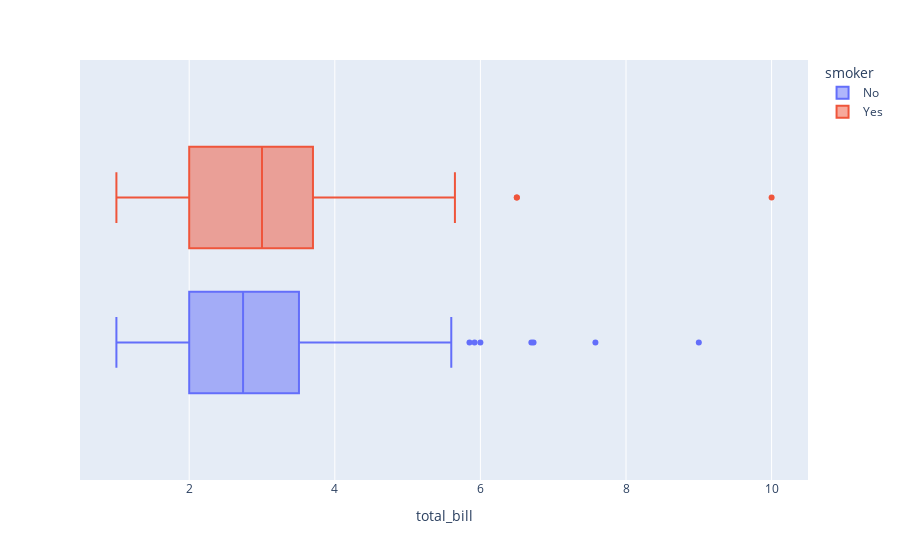

The notebook cell saved with this chart:
### Code cell
px.box(tips,'total_bill',color='smoker')

### Figure 1 — Plotly figure (JSON) as saved in the notebook; plotly's stock layout.template omitted (floating-point values rounded to 4 significant figures; data arrays with more than 128 entries replaced by an {"elided": "..."} marker saying what was removed)
{"data": [{"alignmentgroup": "True", "hovertemplate": "smoker=No<br>total_bill=%{x}<extra></extra>", "legendgroup": "No", "marker": {"color": "#636efa"}, "name": "No", "notched": false, "offsetgroup": "No", "orientation": "h", "showlegend": true, "type": "box", "x": {"elided": "151 float values"}, "x0": " ", "xaxis": "x", "y0": " ", "yaxis": "y"}, {"alignmentgroup": "True", "hovertemplate": "smoker=Yes<br>total_bill=%{x}<extra></extra>", "legendgroup": "Yes", "marker": {"color": "#EF553B"}, "name": "Yes", "notched": false, "offsetgroup": "Yes", "orientation": "h", "showlegend": true, "type": "box", "x": [3, 1.61, 2, 10, 3.16, 5.15, 3.18, 4, 3.11, 2, 2, 4, 3.55, 3.68, 5.65, 2, 3.5, 6.5, 3, 3, 1.5, 1.44, 3.09, 2.2, 3.48, 1.92, 1.58, 2.5, 2, 2.88, 2, 3, 3, 1, 1.17, 2, 2, 1.1, 6.5, 2.5, 2, 3.5, 2, 3.5, 4, 1.5, 4.19, 2.56, 2.02, 4, 2, 5, 2, 4, 2.01, 2, 2.5, 4, 3.23, 3.41, 3, 2.03, 2.23, 2, 5.16, 3.21, 3, 1.76, 2, 1.98, 4.3, 4.73, 4, 1.5, 3, 2.5, 3, 2.5, 3.48, 1.64, 4.06, 4.29, 4, 1, 3, 3.76, 1, 2.09, 3.14, 5, 3.08, 3, 5], "x0": " ", "xaxis": "x", "y0": " ", "yaxis": "y"}], "layout": {"boxmode": "group", "legend": {"title": {"text": "smoker"}, "tracegroupgap": 0}, "margin": {"t": 60}, "xaxis": {"anchor": "y", "domain": [0, 1], "title": {"text": "total_bill"}}, "yaxis": {"anchor": "x", "domain": [0, 1]}}}
